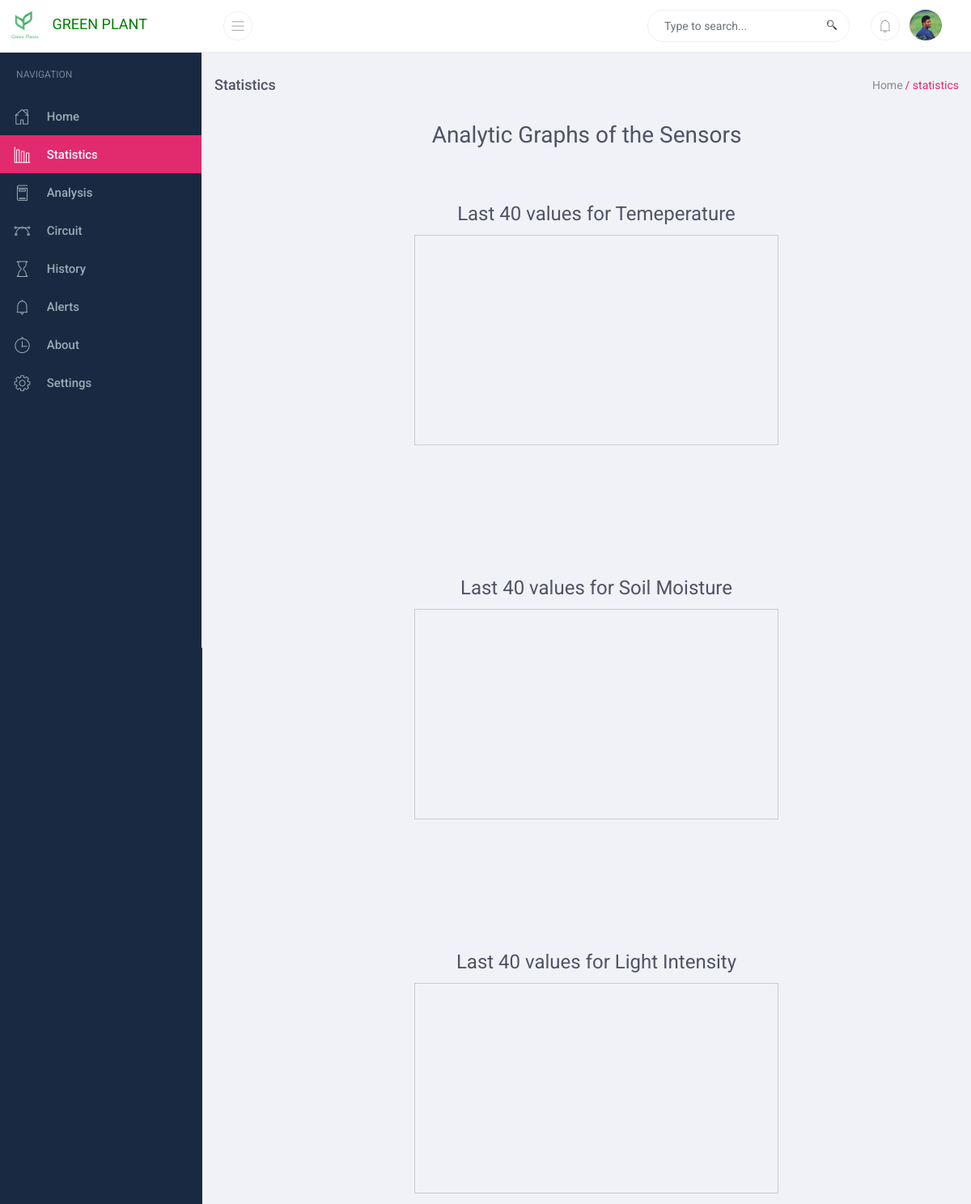
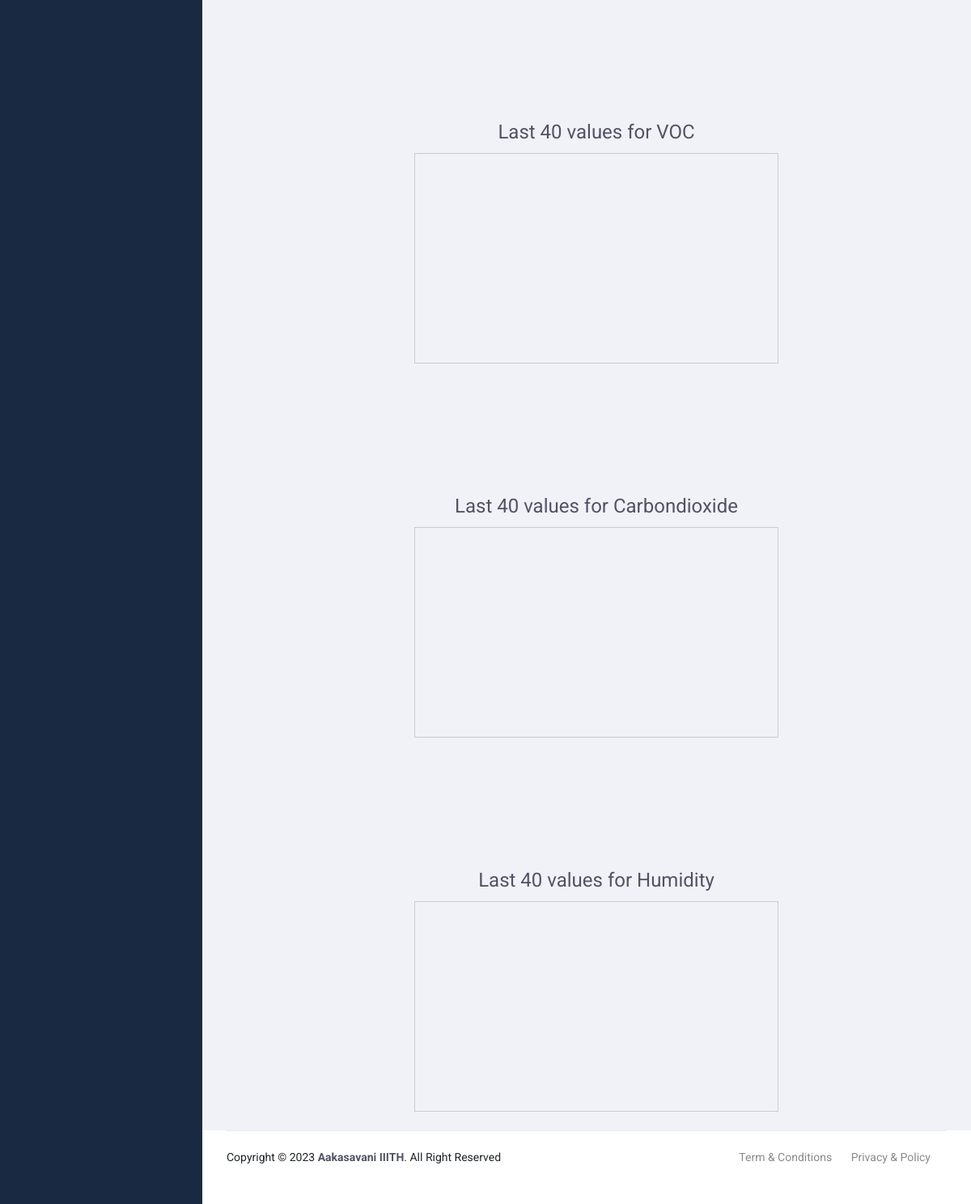
The app's page /statistics with its own data (2 pictures, top to bottom).
### tables this page shows
CREATE TABLE "users" (
	"Userid"	INTEGER NOT NULL UNIQUE COLLATE UTF16,
	"username"	TEXT NOT NULL,
	"email"	TEXT NOT NULL,
	"password"	TEXT NOT NULL,
	"Name"	TEXT NOT NULL,
	"pro_img"	TEXT DEFAULT 'images/prof.png',
	"plant"	TEXT,
	"reading_no"	INTEGER NOT NULL DEFAULT 10,
	PRIMARY KEY("Userid")
);

### app.py (the view)
@app.route('/statistics', methods=['GET','POST'])
def statistics():
    notif_list = get_notifs()
    return render_template('index.html',notifications = notif_list,user= get_user(), file = "statistics.html", open2="open")

### app.py (called while the page is built, shortened)
def get_notifs():
    connection = sqlite3.connect("Database.db")
    curser = connection.cursor()
    query = "SELECT * FROM notifications WHERE status=0 LIMIT 4"
    results = curser.execute(query)
    all_notifs = results.fetchall()
    date_format = "%d-%m-%Y %H:%M"
    time_data = []
    connection.close()
    all_notifs.append(time_data)
    print(all_notifs)
    return all_notifs

def get_user():
    connection = sqlite3.connect("Database.db")
    curser = connection.cursor()
    query = "SELECT * FROM users WHERE Userid=1 LIMIT 1"
    results = curser.execute(query)
    results = results.fetchall()
    connection.close()
    return results[0]

### templates/index.html (shortened to what this page needs)
<!DOCTYPE html>
<html>
<head>
  <link href="{{ url_for('static', filename='bootstrap/bootstrap.min.css') }}" rel="stylesheet" />
  <link href="{{ url_for('static', filename='fonts/line-icons.css') }}" rel="stylesheet" />
  <link href="{{ url_for('static', filename='elements/morris/morris.css') }}" rel="stylesheet" />
  <link href="{{ url_for('static', filename='styles/main.css') }}" rel="stylesheet" />
  <link href="{{ url_for('static', filename='styles/responsive.css') }}" rel="stylesheet" />
</head>
<body>
  <div class="app header-default side-nav-dark">
    <div class="layout">
      <div class="header navbar">
        <div class="header-container">
          <div class="nav-logo">
            <a href="/">
              <b><img src="{{ url_for('static', filename='images/logo.png') }}" alt="logo"
                  style="width: 50px;mix-blend-mode: multiply;" /></b>
              <span class="logo" style="color: green">
                GREEN&nbsp;PLANT
              </span>
            </a>
          </div>
          <ul class="nav-left">
            <li>
              <a class="sidenav-fold-toggler" href="javascript:void(0);">
                <i class="lni-menu"></i>
              </a>
            </li>
          </ul>
          <ul class="nav-right">
            <li class="search-box">
              <input class="form-control" type="text" placeholder="Type to search..." />
              <i class="lni-search"></i>
            </li>
            <li class="notifications dropdown dropdown-animated scale-left">
              <a class="dropdown-toggle" data-toggle="dropdown">
                <i class="lni-alarm"></i>
              </a>
            </li>
            <li class="user-profile dropdown dropdown-animated scale-left">
              <a href="/" class="dropdown-toggle" data-toggle="dropdown">
                <img loading="lazy" class="profile-img img-fluid" src="{{ url_for('static', filename=user[5]) }}" alt="profile-img" />
              </a>
            </li>
          </ul>
        </div>
      </div>
      <div class="side-nav expand-lg">
        <div class="side-nav-inner">
          <ul class="side-nav-menu">
            <li class="side-nav-header">
              <span>Navigation</span>
            </li>
            <li class="nav-item dropdown {{ open1 }}">
              <a href="/home" class="dropdown-toggle">
                <span class="icon-holder">
                  <i class="lni-home"></i>
                </span>
                <span class="title">Home</span>
              </a>
            </li>
            <li class="nav-item dropdown {{ open2 }}">
              <a class="dropdown-toggle" href="/statistics">
                <span class="icon-holder">
                  <i class="lni-bar-chart"></i>
                </span>
                <span class="title">Statistics</span>
              </a>
            </li>
            <li class="nav-item dropdown {{ open3 }}">
              <a class="dropdown-toggle" href="/analysis">
                <span class="icon-holder">
                  <i class="lni-book"></i>
                </span>
                <span class="title">Analysis</span>
              </a>
            </li>
            <li class="nav-item dropdown {{ open4 }}">
              <a class="dropdown-toggle" href="/circuit">
                <span class="icon-holder">
                  <i class="lni-vector"></i>
                </span>
                <span class="title">Circuit</span>
              </a>
            </li>
            <li class="nav-item dropdown {{ open5 }}">
              <a class="dropdown-toggle" href="/history">
                <span class="icon-holder">
                  <i class="lni-hourglass"></i>
                </span>
                <span class="title">History</span>
              </a>
            </li>
            <li class="nav-item dropdown {{ open6 }}">
              <a class="dropdown-toggle" href="/alerts">
                <span class="icon-holder">
                  <i class="lni-alarm"></i>
                </span>
                <span class="title">Alerts</span>
              </a>
            </li>
            <li class="nav-item dropdown {{ open7 }}">
              <a class="dropdown-toggle" href="/about">
                <span class="icon-holder">
                  <i class="lni-timer"></i>
                </span>
                <span class="title">About</span>
              </a>
            </li>
            <li class="nav-item dropdown {{ open8 }}">
              <a class="dropdown-toggle" href="/settings">
                <span class="icon-holder">
                  <i class="lni-cog"></i>
                </span>
                <span class="title">Settings</span>
              </a>
            </li>
          </ul>
        </div>
      </div>
      <div class="page-container">
        {% include file %}
        <footer class="content-footer">
          <div class="footer">
            <div class="copyright">
              <span>Copyright © 2023 <b class="text-dark">Aakasavani IIITH</b>.
                All Right Reserved
              </span>
              <span class="go-right">
                <a href="/about" class="text-gray" style="padding: 0 20px 0 0;">Term &amp; Conditions</a>
                <a href="/about" class="text-gray" style="padding: 0 20px 0 0;">Privacy &amp; Policy</a>
              </span>
            </div>
          </div>
        </footer>
      </div>
    </div>
  </div>
</body>
</html>

### templates/statistics.html
<div class="main-content" loading="lazy">
  <div class="breadcrumb-wrapper row">
    <div class="col-12 col-lg-3 col-md-6">
      <h4 class="page-title">Statistics</h4>
    </div>
    <div class="col-12 col-lg-9 col-md-6">
      <ol class="breadcrumb float-right">
        <li><a href="/home">Home</a></li>
        <li class="active">/ statistics</li>
      </ol>
    </div>
  </div>
  <h1 style="text-align: center;">Analytic Graphs of the Sensors</h1>
  <br><br>
  <div class="grid" style="
      display: flex;
      column-gap: 100px;
      row-gap: 150px;
      justify-content: space-around;
      flex-wrap: wrap;
      margin-left: 2vw;
    ">
    <div>
      <h2 style="text-align: center;">Last {{ user[7] }} values for Temeperature</h2>
      <iframe width="450" loading="lazy" height="260" style="border: 1px solid #cccccc"
        src="https://thingspeak.com/channels/2281910/charts/1?bgcolor=%23ffffff&color=%23d62020&dynamic=true&results={{user[7]}}&type=line"></iframe>
    </div>
    <div>
      <h2 style="text-align: center;">Last {{ user[7] }} values for Soil Moisture</h2>
      <iframe width="450" loading="lazy" height="260" style="border: 1px solid #cccccc"
        src="https://thingspeak.com/channels/2281910/charts/2?bgcolor=%23ffffff&color=%23d62020&dynamic=true&results={{user[7]}}&type=line"></iframe>
    </div>
    <div>
      <h2 style="text-align: center;">Last {{ user[7] }} values for Light Intensity</h2>
      <iframe width="450" loading="lazy" height="260" style="border: 1px solid #cccccc"
        src="https://thingspeak.com/channels/2281910/charts/3?bgcolor=%23ffffff&color=%23d62020&dynamic=true&results={{user[7]}}&type=line"></iframe>
    </div>
    <div>
      <h2 style="text-align: center;">Last {{ user[7] }} values for VOC</h2>
      <iframe width="450" loading="lazy" height="260" style="border: 1px solid #cccccc"
        src="https://thingspeak.com/channels/2281910/charts/4?bgcolor=%23ffffff&color=%23d62020&dynamic=true&results={{user[7]}}&type=line"></iframe>
    </div>
    <div>
      <h2 style="text-align: center;">Last {{ user[7] }} values for Carbondioxide</h2>
      <iframe width="450" height="260" style="border: 1px solid #cccccc"
        src="https://thingspeak.com/channels/2281910/charts/5?bgcolor=%23ffffff&color=%23d62020&dynamic=true&results={{user[7]}}&type=line"></iframe>
    </div>
    <div>
      <h2 style="text-align: center;">Last {{ user[7] }} values for Humidity</h2>
      <iframe width="450" height="260" style="border: 1px solid #cccccc"
        src="https://thingspeak.com/channels/2281910/charts/6?bgcolor=%23ffffff&color=%23d62020&dynamic=true&results={{user[7]}}&type=line"></iframe>
    </div>
  </div>
</div>

### records on screen
users: pro_img (picture), reading_no "40"
